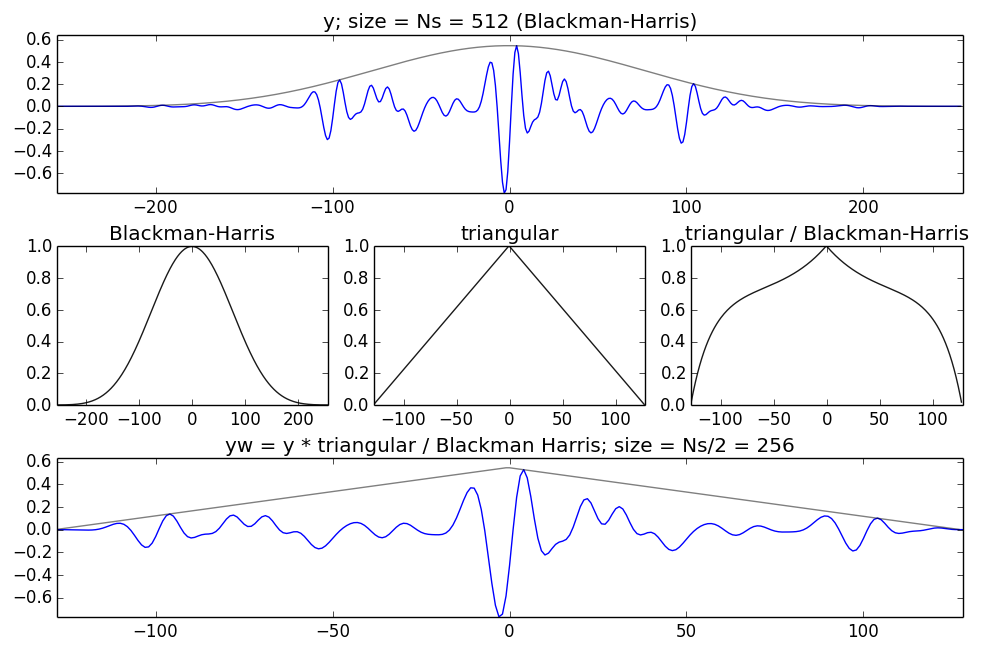

Write Python code to recreate this figure.
import numpy as np
import matplotlib.pyplot as plt
from scipy.signal import hamming, triang, blackmanharris
import sys, os, functools, time
from scipy.fftpack import fft, ifft, fftshift
sys.path.append(os.path.join(os.path.dirname(os.path.realpath(__file__)), '../../../software/models/'))
import dftModel as DFT
import utilFunctions as UF

(fs, x) = UF.wavread('../../../sounds/oboe-A4.wav')
M = 601
w = np.blackman(M)
N = 1024
hN = N/2
Ns = 512
hNs = Ns/2
H = Ns/4
pin = 5000
t = -70
x1 = x[pin:pin+w.size]
mX, pX = DFT.dftAnal(x1, w, N)
ploc = UF.peakDetection(mX, hN, t)
iploc, ipmag, ipphase = UF.peakInterp(mX, pX, ploc)
freqs = iploc*fs/N 
Y = UF.genSpecSines(freqs, ipmag, ipphase, Ns, fs)       
mY = 20*np.log10(abs(Y[:hNs]))
pY = np.unwrap(np.angle(Y[:hNs]))
y= fftshift(ifft(Y))*sum(blackmanharris(Ns))
sw = np.zeros(Ns) 
ow = triang(2*H);    
sw[hNs-H:hNs+H] = ow  
bh = blackmanharris(Ns)     
bh = bh / sum(bh)     
sw[hNs-H:hNs+H] = sw[hNs-H:hNs+H] / bh[hNs-H:hNs+H]  


plt.figure(1, figsize=(9, 6))

plt.subplot(3,1,1)
plt.plot(np.arange(-hNs,hNs), y, 'b', lw=1.5)
plt.plot(np.arange(-hNs,hNs), max(y)*bh/max(bh), 'k', alpha=.5, lw=1.5)
plt.axis([-hNs, hNs,min(y),max(y)+.1])
plt.title("y; size = Ns = 512 (Blackman-Harris)")

plt.subplot(3,3,4)
plt.plot(np.arange(-hNs,hNs), bh/max(bh), 'k', alpha=.9, lw=1.5)
plt.axis([-hNs, hNs,0,1])
plt.title("Blackman-Harris")

plt.subplot(3,3,5)
plt.plot(np.arange(-hNs/2,hNs/2), ow/max(ow), 'k', alpha=.9, lw=1.5)
plt.axis([-hNs/2, hNs/2,0,1])
plt.title("triangular")

plt.subplot(3,3,6)
plt.plot(np.arange(-hNs/2,hNs/2), sw[hNs-H:hNs+H]/max(sw), 'k', alpha=.9, lw=1.5)
plt.axis([-hNs, hNs,0,1])
plt.title("triangular / Blackman-Harris")

yw = y * sw / max(sw)
plt.subplot(3,1,3)
plt.plot(np.arange(-hNs,hNs), yw, 'b', lw=1.5)
plt.plot(np.arange(-hNs/2,hNs/2), max(y)*ow/max(ow), 'k', alpha=.5, lw=1.5)
plt.axis([-hNs, hNs,min(yw),max(yw)+.1])
plt.title("yw = y * triangular / Blackman Harris; size = Ns/2 = 256")

plt.tight_layout()
plt.savefig('synthesis-window-2.png')
plt.show()
